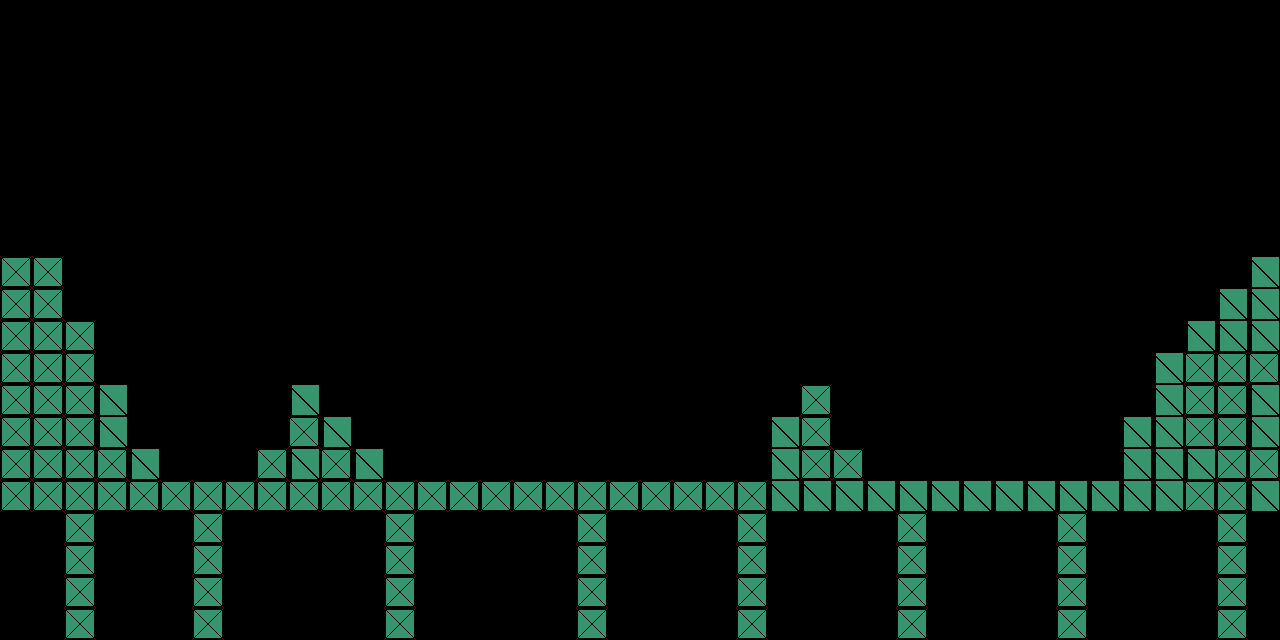

Tiled map render using the project's own tile images. Description and the whole map definition, tile-layer contents included, below:
An orthogonal 40x20 tile map with 32x32 px tiles, 1 tile layer (Tile Layer 1), 2 tilesets.

<map version="1.10" tiledversion="1.10.2" orientation="orthogonal" renderorder="right-down" width="40" height="20" tilewidth="32" tileheight="32" infinite="0" nextlayerid="2" nextobjectid="1">
 <tileset firstgid="1" name="Val_box2" tilewidth="32" tileheight="32" tilecount="1" columns="1">
  <image source="Val_box/Val_box2.png" width="32" height="32" />
 </tileset>
 <tileset firstgid="2" name="Val_box1" tilewidth="32" tileheight="32" tilecount="1" columns="1">
  <image source="Val_box/Val_box1.png" width="32" height="32" />
 </tileset>
 <layer id="1" name="Tile Layer 1" width="40" height="20">
  <data encoding="csv">
0,0,0,0,0,0,0,0,0,0,0,0,0,0,0,0,0,0,0,0,0,0,0,0,0,0,0,0,0,0,0,0,0,0,0,0,0,0,0,0,
0,0,0,0,0,0,0,0,0,0,0,0,0,0,0,0,0,0,0,0,0,0,0,0,0,0,0,0,0,0,0,0,0,0,0,0,0,0,0,0,
0,0,0,0,0,0,0,0,0,0,0,0,0,0,0,0,0,0,0,0,0,0,0,0,0,0,0,0,0,0,0,0,0,0,0,0,0,0,0,0,
0,0,0,0,0,0,0,0,0,0,0,0,0,0,0,0,0,0,0,0,0,0,0,0,0,0,0,0,0,0,0,0,0,0,0,0,0,0,0,0,
0,0,0,0,0,0,0,0,0,0,0,0,0,0,0,0,0,0,0,0,0,0,0,0,0,0,0,0,0,0,0,0,0,0,0,0,0,0,0,0,
0,0,0,0,0,0,0,0,0,0,0,0,0,0,0,0,0,0,0,0,0,0,0,0,0,0,0,0,0,0,0,0,0,0,0,0,0,0,0,0,
0,0,0,0,0,0,0,0,0,0,0,0,0,0,0,0,0,0,0,0,0,0,0,0,0,0,0,0,0,0,0,0,0,0,0,0,0,0,0,0,
0,0,0,0,0,0,0,0,0,0,0,0,0,0,0,0,0,0,0,0,0,0,0,0,0,0,0,0,0,0,0,0,0,0,0,0,0,0,0,0,
2,2,0,0,0,0,0,0,0,0,0,0,0,0,0,0,0,0,0,0,0,0,0,0,0,0,0,0,0,0,0,0,0,0,0,0,0,0,0,1,
2,2,0,0,0,0,0,0,0,0,0,0,0,0,0,0,0,0,0,0,0,0,0,0,0,0,0,0,0,0,0,0,0,0,0,0,0,0,1,1,
2,2,2,0,0,0,0,0,0,0,0,0,0,0,0,0,0,0,0,0,0,0,0,0,0,0,0,0,0,0,0,0,0,0,0,0,0,1,1,1,
2,2,2,0,0,0,0,0,0,0,0,0,0,0,0,0,0,0,0,0,0,0,0,0,0,0,0,0,0,0,0,0,0,0,0,0,1,2,2,2,
2,2,2,1,0,0,0,0,0,1,0,0,0,0,0,0,0,0,0,0,0,0,0,0,0,2,0,0,0,0,0,0,0,0,0,0,1,2,2,1,
2,2,2,1,0,0,0,0,0,2,1,0,0,0,0,0,0,0,0,0,0,0,0,0,1,2,0,0,0,0,0,0,0,0,0,1,1,2,2,1,
2,2,2,2,1,0,0,0,2,1,2,1,0,0,0,0,0,0,0,0,0,0,0,0,1,2,2,0,0,0,0,0,0,0,0,1,1,1,2,2,
2,2,2,2,2,2,2,2,2,2,2,2,2,2,2,2,2,2,2,2,2,2,2,2,1,1,1,1,1,1,1,1,1,1,1,1,1,2,2,1,
0,0,2,0,0,0,2,0,0,0,0,0,2,0,0,0,0,0,2,0,0,0,0,2,0,0,0,0,2,0,0,0,0,2,0,0,0,0,2,0,
0,0,2,0,0,0,2,0,0,0,0,0,2,0,0,0,0,0,2,0,0,0,0,2,0,0,0,0,2,0,0,0,0,2,0,0,0,0,2,0,
0,0,2,0,0,0,2,0,0,0,0,0,2,0,0,0,0,0,2,0,0,0,0,2,0,0,0,0,2,0,0,0,0,2,0,0,0,0,2,0,
0,0,2,0,0,0,2,0,0,0,0,0,2,0,0,0,0,0,2,0,0,0,0,2,0,0,0,0,2,0,0,0,0,2,0,0,0,0,2,0
</data>
 </layer>
</map>